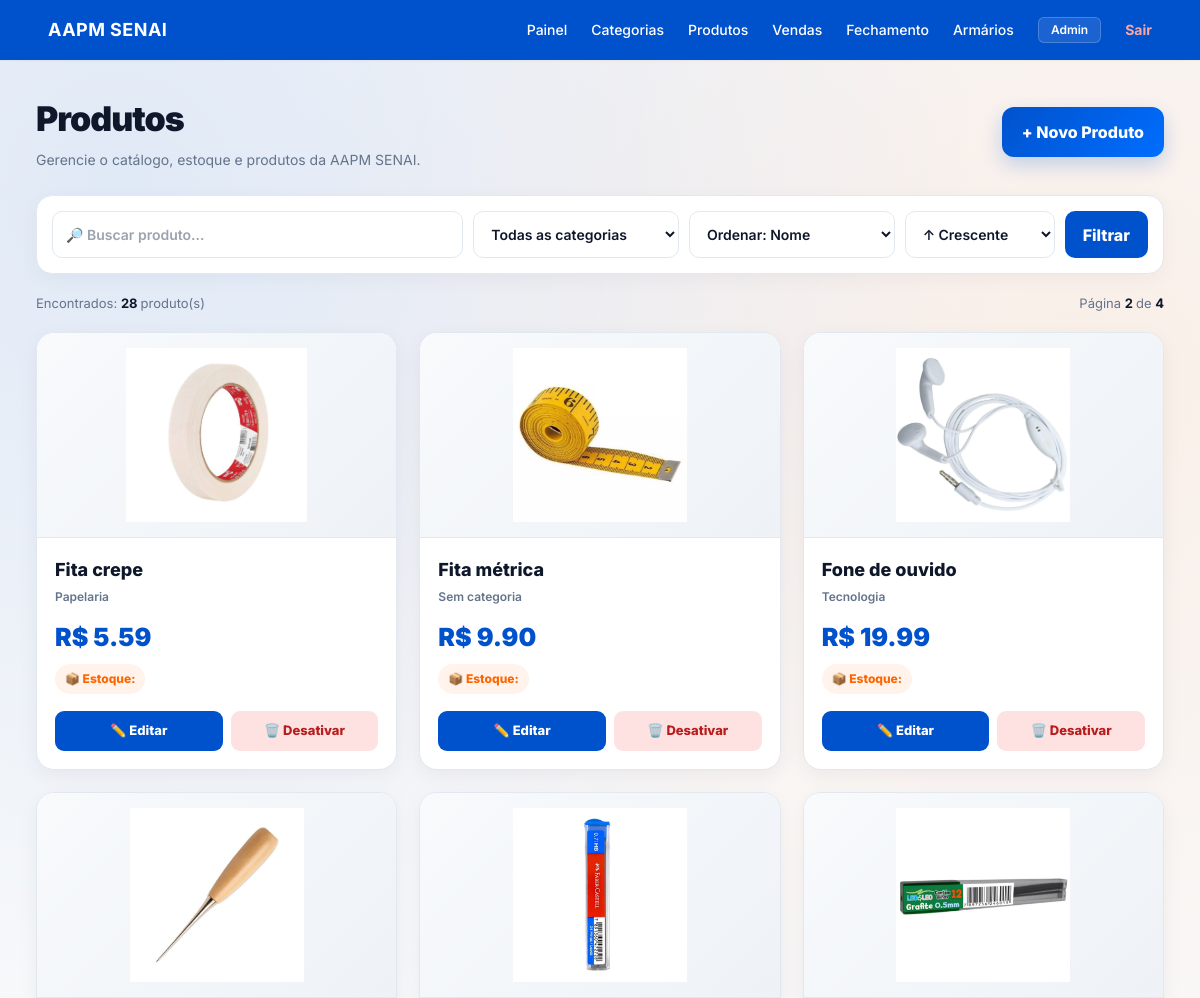
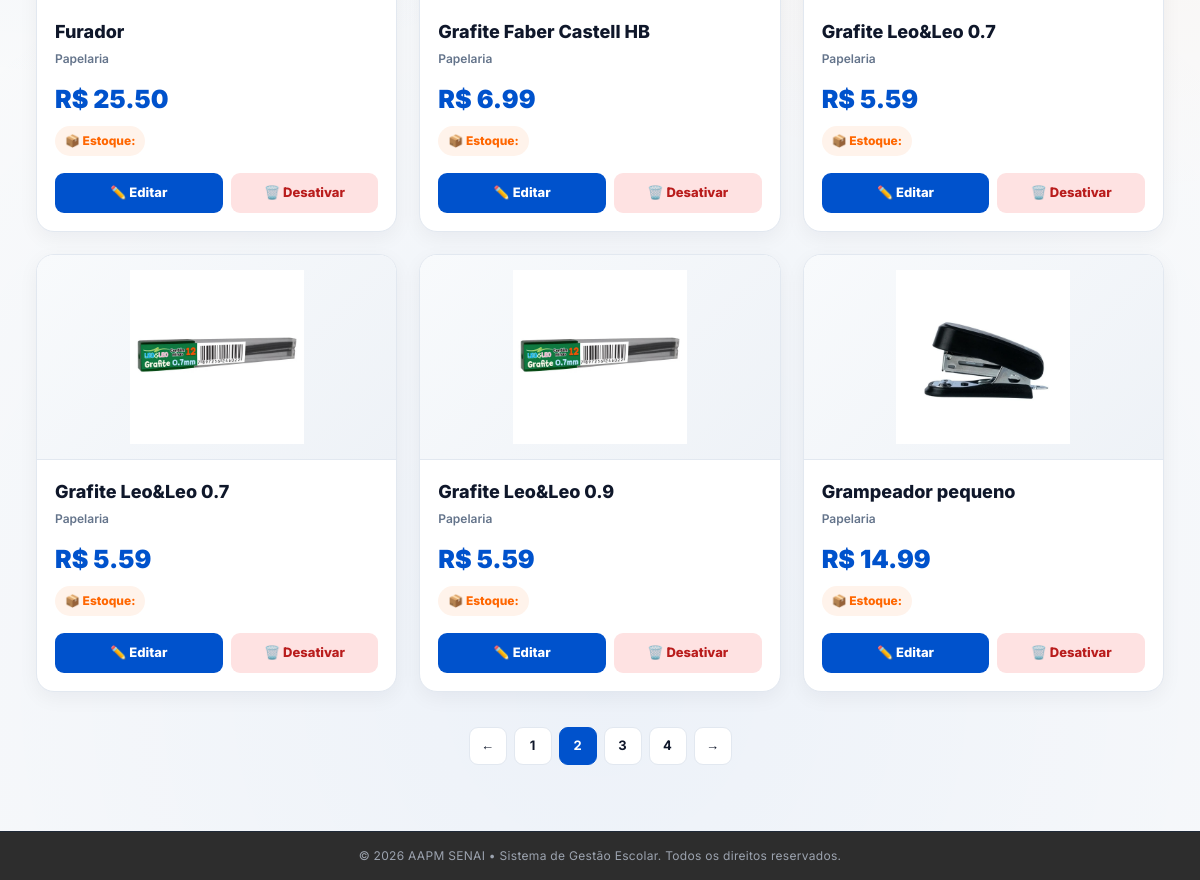
/produtos/?pagina=2&por_pagina=9&busca=&categoria_id=0&ordenar=nome&direcao=asc (signed in), run on the app's committed database (2 pictures, top to bottom).
### app/models/produto_model.py (models this page shows, shortened)
class Produto(Base):
    __tablename__ = "produtos"
    id           = Column(Integer, primary_key=True, autoincrement=True, index=True)
    nome         = Column(String(150), nullable=False, index=True)
    preco        = Column(Float, nullable=False, default=0.0)
    ativo        = Column(Boolean, default=True)
    imagem_path  = Column(String(255), nullable=True)
    categoria_id = Column(Integer, ForeignKey("categorias.id", ondelete="SET NULL"), nullable=True)
    categoria    = relationship("Categoria", back_populates="produtos")
    variacoes    = relationship("ProdutoVariacao", back_populates="produto", cascade="all, delete-orphan")

### app/models/categoria_model.py (models this page shows)
class Categoria(Base):
    __tablename__ = "categorias"
    id = Column(Integer, primary_key=True, autoincrement=True, index=True)
    nome = Column(String(100), nullable=False, unique=True, index=True) # Adicionado index=True para busca rápida
    ativo = Column(Boolean, default=True)
    produtos = relationship(
        "Produto",
        back_populates="categoria",
        cascade="all, delete-orphan", # Garante que se a categoria for deletada, a integridade é mantida
        lazy="select"
    )

### app/controllers/produto_controller.py (the view)
@router.get("/")
def listar_produtos(
    request: Request,
    busca: str = "",
    categoria_id: int = 0,
    pagina: int = 1,
    por_pagina: int = 9,
    ordenar: str = "nome",
    direcao: str = "asc",
    db: Session = Depends(get_db),
    usuario=Depends(get_current_user)
):
    if pagina < 1:
        pagina = 1
    if por_pagina not in [6, 9, 12, 24]:
        por_pagina = 9
    if ordenar not in [
        "nome",
        "preco",
        "estoque"
    ]:
        ordenar = "nome"
    if direcao not in [
        "asc",
        "desc"
    ]:
        direcao = "asc"
    query = db.query(Produto).filter(
        Produto.ativo == True
    )
    if busca:
        busca = busca.strip()
        query = query.filter(
            Produto.nome.ilike(
                f"%{busca}%"
            )
        )
    if categoria_id:
        query = query.filter(
            Produto.categoria_id == categoria_id
        )
    if ordenar == "nome":
        campo = Produto.nome
    elif ordenar == "preco":
        campo = Produto.preco
    else:
        campo = Produto.estoque_atual
    if direcao == "desc":
        query = query.order_by(
            campo.desc()
        )
    else:
        query = query.order_by(
            campo.asc()
        )
    total = query.count()
    total_paginas = max(
        1,
        (total + por_pagina - 1)
        // por_pagina
    )
    if pagina > total_paginas:
        pagina = total_paginas
    offset = (
        pagina - 1
    ) * por_pagina
    produtos = (
        query
        .offset(offset)
        .limit(por_pagina)
        .all()
    )
    categorias = (
        db.query(Categoria)
        .filter(
            Categoria.ativo == True
        )
        .order_by(
            Categoria.nome.asc()
        )
        .all()
    )
    paginas = []
    inicio = max(
        1,
        pagina - 2
    )
    fim = min(
        total_paginas,
        pagina + 2
    )
    for numero in range(
        inicio,
        fim + 1
    ):
        paginas.append(numero)
    return templates.TemplateResponse(
        request,
        "produtos/index.html",
        {
            "request": request,
            "usuario": usuario,
            "produtos": produtos,
            "categorias": categorias,
            "busca": busca,
            "categoria_id": categoria_id,
            "pagina": pagina,
            "por_pagina": por_pagina,
            "total": total,
            "total_paginas": total_paginas,
            "paginas": paginas,
            "ordenar": ordenar,
            "direcao": direcao,
        }
    )

### app/templates/produtos/index.html (shortened to what this page needs)
{% extends "base.html" %}
{% block conteudo %}
<div class="produtos-wrapper">
    <div class="produtos-top">
        <div>
            <div class="produtos-title">
                Produtos
            </div>
            <div class="produtos-subtitle">
                Gerencie o catálogo, estoque e produtos da AAPM SENAI.
            </div>
        </div>
        {% if usuario.role == 'ADMIN' %}
        <a
            href="/produtos/novo"
            class="btn-novo"
        >
            + Novo Produto
        </a>
        {% endif %}
    </div>
    <form
        class="filtros"
        method="get"
    >
        <input
            type="text"
            name="busca"
            placeholder="🔎 Buscar produto..."
            value="{{ busca }}"
        >
        <select name="categoria_id">
            <option value="0">
                Todas as categorias
            </option>
        </select>
        <select name="ordenar">
            <option
                value="nome"
                {% if ordenar == "nome" %}
                    selected
                {% endif %}
            >
                Ordenar: Nome
            </option>
        </select>
        <select name="direcao">
            <option
                value="asc"
                {% if direcao == "asc" %}
                    selected
                {% endif %}
            >
                ↑ Crescente
            </option>
        </select>
        <button
            type="submit"
            class="btn-filtrar"
        >
            Filtrar
        </button>
    </form>
    <div class="resumo">
        <div>
            Encontrados:
            <strong>
                {{ total }}
            </strong>
            produto(s)
        </div>
        <div>
            Página
            <strong>
                {{ pagina }}
            </strong>
            de
            <strong>
                {{ total_paginas }}
            </strong>
        </div>
    </div>
    <div class="produtos-grid">
        {% for p in produtos %}
        <div class="produto-card">
            <div class="produto-img">
                <img
                    src="{{ p.imagem_url if p.imagem_url else 'https://placehold.co/300x200/f1f5f9/94a3b8?text=Sem+Imagem' }}"
                    alt="{{ p.nome }}"
                    onerror="
                        this.onerror=null;
                        this.src='https://placehold.co/300x200/f1f5f9/94a3b8?text=Sem+Imagem';
                    "
                >
            </div>
            <div class="produto-content">
                <a
                    class="produto-nome"
                    href="/produtos/{{ p.id }}"
                >
                    {{ p.nome }}
                </a>
                <div class="produto-categoria">
                    {{ p.categoria.nome
                       if p.categoria
                       else "Sem categoria" }}
                </div>
                <div class="produto-preco">
                    R$
                    {{ "%.2f"|format(p.preco) }}
                </div>
                <span class="estoque">
                    📦 Estoque:
                </span>
                {% if usuario.role == 'ADMIN' %}
                <div class="acoes">
                    <a
                        href="/produtos/{{ p.id }}/editar"
                        class="btn-editar"
                    >
                        ✏️ Editar
                    </a>
                    <form
                        action="/produtos/{{ p.id }}/desativar"
                        method="post"
                        style="flex:1;"
                        onsubmit="
                            return confirm(
                                'Deseja desativar {{ p.nome }}?'
                            );
                        "
                    >
                        <button
                            type="submit"
                            class="btn-desativar"
                            style="width:100%;"
                        >
                            🗑️ Desativar
                        </button>
                    </form>
                </div>
                {% endif %}
            </div>
        </div>
        {% endfor %}
    </div>
    {% if total_paginas > 1 %}
    <div class="paginacao">
        <a
            class="pagina {% if pagina <= 1 %}desativada{% endif %}"
            href="?pagina={{ pagina - 1 }}&por_pagina={{ por_pagina }}&busca={{ busca|urlencode }}&categoria_id={{ categoria_id }}&ordenar={{ ordenar }}&direcao={{ direcao }}"
        >
            ←
        </a>
        {% for numero in paginas %}
        <a
            class="pagina {% if numero == pagina %}ativa{% endif %}"
            href="?pagina={{ numero }}&por_pagina={{ por_pagina }}&busca={{ busca|urlencode }}&categoria_id={{ categoria_id }}&ordenar={{ ordenar }}&direcao={{ direcao }}"
        >
            {{ numero }}
        </a>
        {% endfor %}
        <a
            class="pagina {% if pagina >= total_paginas %}desativada{% endif %}"
            href="?pagina={{ pagina + 1 }}&por_pagina={{ por_pagina }}&busca={{ busca|urlencode }}&categoria_id={{ categoria_id }}&ordenar={{ ordenar }}&direcao={{ direcao }}"
        >
            →
        </a>
    </div>
    {% endif %}
</div>
{% endblock %}

### app/static/css/style.css (style rules this page uses)
:root { --blue:#0052cc; --orange:#ff6a00; --bg:#f5f7fb; --text:#0f172a; --muted:#64748b; }
body { margin:0; font-family:Inter, sans-serif; background: radial-gradient(circle at 10% 10%, rgba(0,82,204,.10), transparent 45%), radial-gradient(circle at 90% 20%, rgba(255,106,0,.08), transparent 45%), radial-gradient(circle at 50% 90%, rgba(0,82,204,.05), transparent 50%), var(--bg); }

### app/templates/base.html (style rules this page uses)
body { font-family: 'Inter', sans-serif; }

### app/templates/produtos/index.html (style rules this page uses)
:root { --blue: #0052cc; --blue-dark: #003d99; --orange: #ff6600; --orange-light: #fff3eb; --bg: #f5f7fb; --text: #0f172a; --muted: #64748b; --border: #e2e8f0; }
.produtos-wrapper { max-width: 1250px; margin: 0 auto; padding: 25px 20px 50px; font-family: Inter, Arial, sans-serif; }
.produtos-top { display: flex; justify-content: space-between; align-items: center; margin-bottom: 25px; }
.produtos-title { font-size: 34px; font-weight: 900; color: var(--text); letter-spacing: -1px; }
.produtos-subtitle { margin-top: 5px; color: var(--muted); font-size: 14px; }
.btn-novo { background: linear-gradient( 135deg, var(--blue), #006eff ); color: white; text-decoration: none; padding: 13px 20px; border-radius: 12px; font-weight: 800; box-shadow: 0 8px 20px rgba(0,82,204,.22); transition: .2s; }
.filtros { background: white; border: 1px solid var(--border); border-radius: 16px; padding: 15px; display: grid; grid-template-columns: 2fr 1fr 1fr auto auto; gap: 10px; margin-bottom: 20px; box-shadow: 0 5px 20px rgba(15,23,42,.04); }
.filtros input, .filtros select { width: 100%; box-sizing: border-box; padding: 12px 13px; border-radius: 10px; border: 1px solid var(--border); outline: none; background: #fff; font-size: 14px; color: var(--text); font-weight: 600; }
.btn-filtrar { border: none; background: var(--blue); color: white; padding: 0 18px; border-radius: 10px; font-weight: 800; cursor: pointer; }
.resumo { display: flex; justify-content: space-between; align-items: center; margin-bottom: 18px; color: var(--muted); font-size: 13px; }
.resumo strong { color: var(--text); }
.produtos-grid { display: grid; grid-template-columns: repeat(3, 1fr); gap: 22px; }
.produto-card { background: white; border: 1px solid var(--border); border-radius: 18px; overflow: hidden; transition: transform .2s, box-shadow .2s; box-shadow: 0 6px 20px rgba(15,23,42,.05); }
.produto-img { height: 205px; background: linear-gradient( 135deg, #f8fafc, #eef2f7 ); display: flex; align-items: center; justify-content: center; border-bottom: 1px solid var(--border); }
.produto-img img { width: 100%; height: 100%; object-fit: contain; padding: 15px; box-sizing: border-box; }
.produto-content { padding: 18px; }
.produto-nome { font-size: 18px; font-weight: 800; color: var(--text); margin-bottom: 5px; display: block; text-decoration: none; }
.produto-categoria { color: var(--muted); font-size: 12px; font-weight: 600; }
.produto-preco { color: var(--blue); font-size: 25px; font-weight: 900; margin-top: 13px; }
.estoque { display: inline-block; margin-top: 8px; padding: 6px 10px; border-radius: 999px; background: var(--orange-light); color: var(--orange); font-size: 12px; font-weight: 800; }
.acoes { display: flex; gap: 8px; margin-top: 17px; }
.btn-editar { flex: 1; text-align: center; padding: 10px; border-radius: 9px; background: var(--blue); color: white; text-decoration: none; font-size: 13px; font-weight: 800; }
.btn-desativar { flex: 1; border: none; padding: 10px; border-radius: 9px; background: #fee2e2; color: #b91c1c; font-size: 13px; font-weight: 800; cursor: pointer; }
.paginacao { display: flex; justify-content: center; align-items: center; gap: 7px; margin-top: 35px; }
.pagina { min-width: 38px; height: 38px; display: flex; align-items: center; justify-content: center; border-radius: 9px; text-decoration: none; border: 1px solid var(--border); background: white; color: var(--text); font-weight: 700; font-size: 13px; }
.pagina.ativa { background: var(--blue); border-color: var(--blue); color: white; }

### data on the page
Produto: imagem_path (picture), nome "Fita crepe", categoria "Papelaria", preco "5.59"
Produto: imagem_path (picture), nome "Fita métrica", categoria "Sem categoria", preco "9.90"
Produto: imagem_path (picture), nome "Fone de ouvido", categoria "Tecnologia", preco "19.99"
Produto: imagem_path (picture), nome "Furador", categoria "Papelaria", preco "25.50"
Produto: imagem_path (picture), nome "Grafite Faber Castell HB", categoria "Papelaria", preco "6.99"
Produto: imagem_path (picture), nome "Grafite Leo&Leo 0.7", categoria "Papelaria", preco "5.59"
Produto: imagem_path (picture), nome "Grafite Leo&Leo 0.7", categoria "Papelaria", preco "5.59"
Produto: imagem_path (picture), nome "Grafite Leo&Leo 0.9", categoria "Papelaria", preco "5.59"
Produto: imagem_path (picture), nome "Grampeador pequeno", categoria "Papelaria", preco "14.99"

### other printed values
{{ usuario.nome }} "Admin"
{{ total }} "28"
{{ pagina }} "2"
{{ total_paginas }} "4"
{{ numero }} "1" "2" "3" "4"
